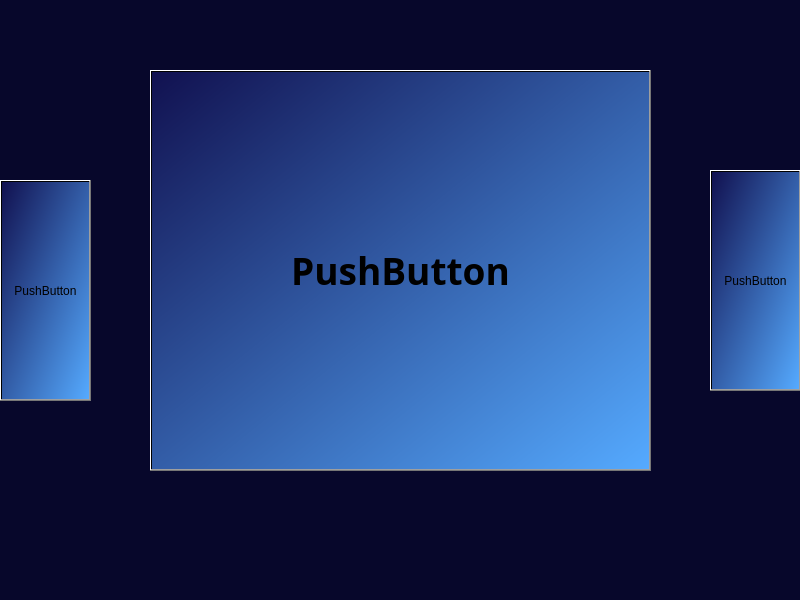
<?xml version="1.0" encoding="UTF-8"?>
<ui version="4.0">
 <class>MainWindow</class>
 <widget class="QMainWindow" name="MainWindow">
  <property name="geometry">
   <rect>
    <x>0</x>
    <y>0</y>
    <width>800</width>
    <height>600</height>
   </rect>
  </property>
  <property name="windowTitle">
   <string>MainWindow</string>
  </property>
  <property name="autoFillBackground">
   <bool>false</bool>
  </property>
  <property name="styleSheet">
   <string notr="true">background-color: rgb(7, 7, 43);</string>
  </property>
  <widget class="QWidget" name="centralwidget">
   <widget class="QPushButton" name="MenuOptionButton">
    <property name="geometry">
     <rect>
      <x>150</x>
      <y>70</y>
      <width>501</width>
      <height>401</height>
     </rect>
    </property>
    <property name="font">
     <font>
      <family>Segoe UI Semibold</family>
      <pointsize>28</pointsize>
      <bold>true</bold>
     </font>
    </property>
    <property name="styleSheet">
     <string notr="true">background-color: qlineargradient(spread:pad, x1:0, y1:0, x2:1, y2:1, stop:0 rgba(17, 17, 80, 255), stop:1 rgba(85, 170, 255, 255));</string>
    </property>
    <property name="text">
     <string>PushButton</string>
    </property>
   </widget>
   <widget class="QPushButton" name="PrevOptionButton">
    <property name="geometry">
     <rect>
      <x>0</x>
      <y>180</y>
      <width>91</width>
      <height>221</height>
     </rect>
    </property>
    <property name="styleSheet">
     <string notr="true">background-color: qlineargradient(spread:pad, x1:0, y1:0, x2:1, y2:1, stop:0 rgba(17, 17, 80, 255), stop:1 rgba(85, 170, 255, 255));</string>
    </property>
    <property name="text">
     <string>PushButton</string>
    </property>
   </widget>
   <widget class="QPushButton" name="NextOptionButton">
    <property name="geometry">
     <rect>
      <x>710</x>
      <y>170</y>
      <width>91</width>
      <height>221</height>
     </rect>
    </property>
    <property name="styleSheet">
     <string notr="true">background-color: qlineargradient(spread:pad, x1:0, y1:0, x2:1, y2:1, stop:0 rgba(17, 17, 80, 255), stop:1 rgba(85, 170, 255, 255));</string>
    </property>
    <property name="text">
     <string>PushButton</string>
    </property>
   </widget>
  </widget>
  <widget class="QMenuBar" name="menubar">
   <property name="geometry">
    <rect>
     <x>0</x>
     <y>0</y>
     <width>800</width>
     <height>25</height>
    </rect>
   </property>
  </widget>
  <widget class="QStatusBar" name="statusbar"/>
 </widget>
 <resources/>
 <connections/>
</ui>
